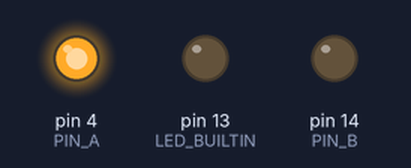
The sketch below on a simulated Arduino Uno, built with avr-gcc and run on an emulated ATmega328P. Shown: output pins drawn as LEDs (lit = HIGH).

Above: at 0.7 s.
At 5.2 s:
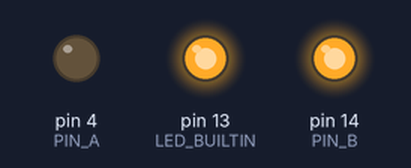
Timing chart, 0 to 6.9 s (numbered marks = the images above):
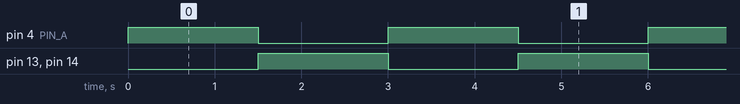

Measured:
- by itself, pin 4 (PIN_A), pin 13 (LED_BUILTIN), pin 14 (PIN_B): alternates HIGH for 1.5 s and LOW for 1.5 s

The sketch:

pin_test.ino
```cpp
/*
 * GPIO PIN TEST  —  NodeMCU ESP8266
 * ---------------------------------------------------------
 * No stepper, no WiFi. Just toggles two pins slowly so you can
 * confirm each one works with a plain voltmeter or an LED.
 *
 * D2 and D5 toggle in OPPOSITE phases:
 *   - Probe D2 to GND: reads 3.3 V, then 0 V, alternating every 1.5 s
 *   - Probe D5 to GND: reads 0 V, then 3.3 V  (the opposite of D2)
 *   - Onboard LED blinks = the sketch is actually running
 *
 * Flash this, test, then re-flash your stepper sketch afterward.
 */

#define PIN_A 4     // D2  (GPIO4)
#define PIN_B 14    // D5  (GPIO14)

void setup() {
  pinMode(PIN_A, OUTPUT);
  pinMode(PIN_B, OUTPUT);
  pinMode(LED_BUILTIN, OUTPUT);
}

void loop() {
  // Phase 1 -> D2 HIGH, D5 LOW
  digitalWrite(PIN_A, HIGH);
  digitalWrite(PIN_B, LOW);
  digitalWrite(LED_BUILTIN, LOW);    // onboard LED ON (it's active-low)
  delay(1500);

  // Phase 2 -> D2 LOW, D5 HIGH
  digitalWrite(PIN_A, LOW);
  digitalWrite(PIN_B, HIGH);
  digitalWrite(LED_BUILTIN, HIGH);   // onboard LED OFF
  delay(1500);
}
```
